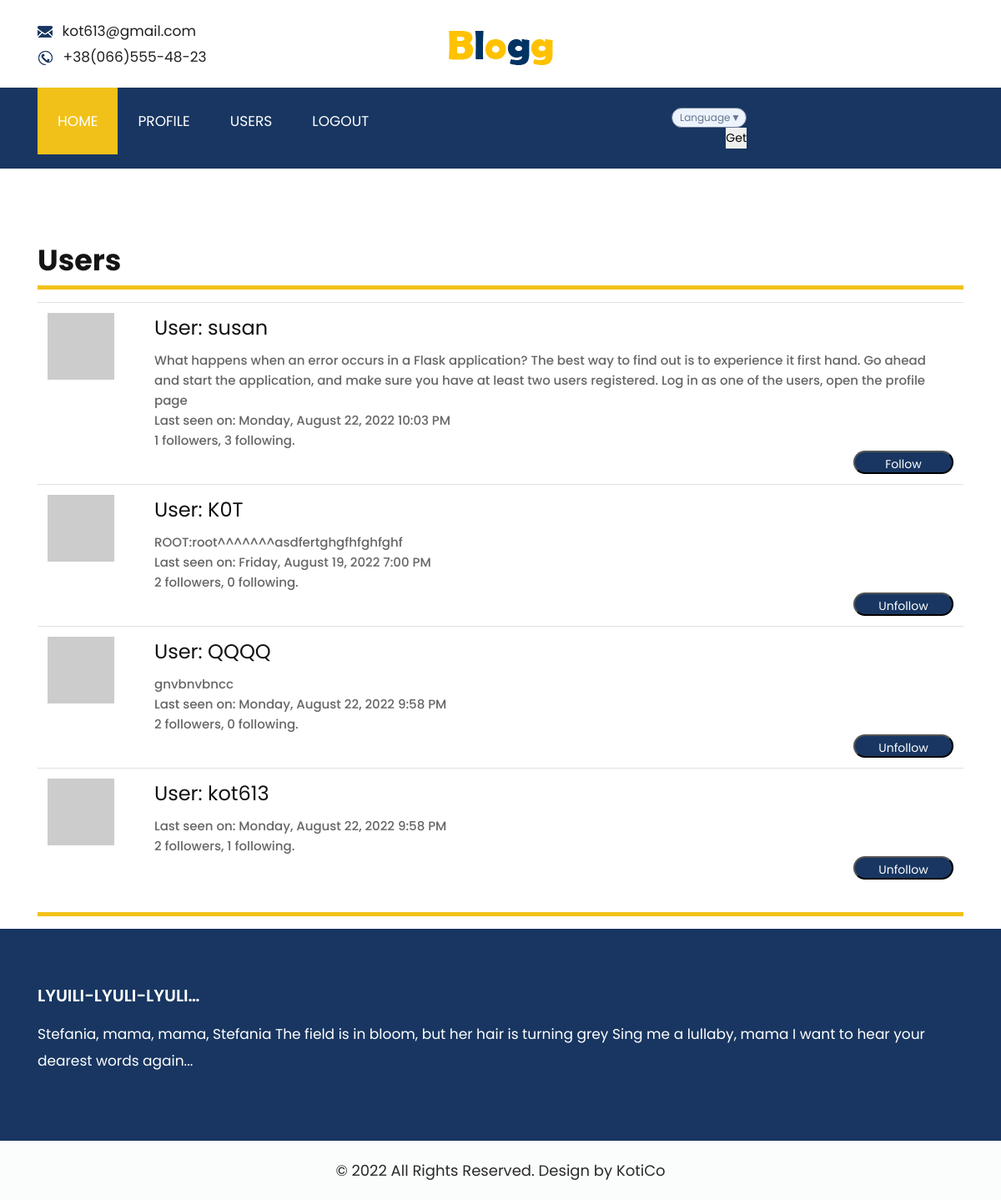
Before: /users (signed in) with the older database file.
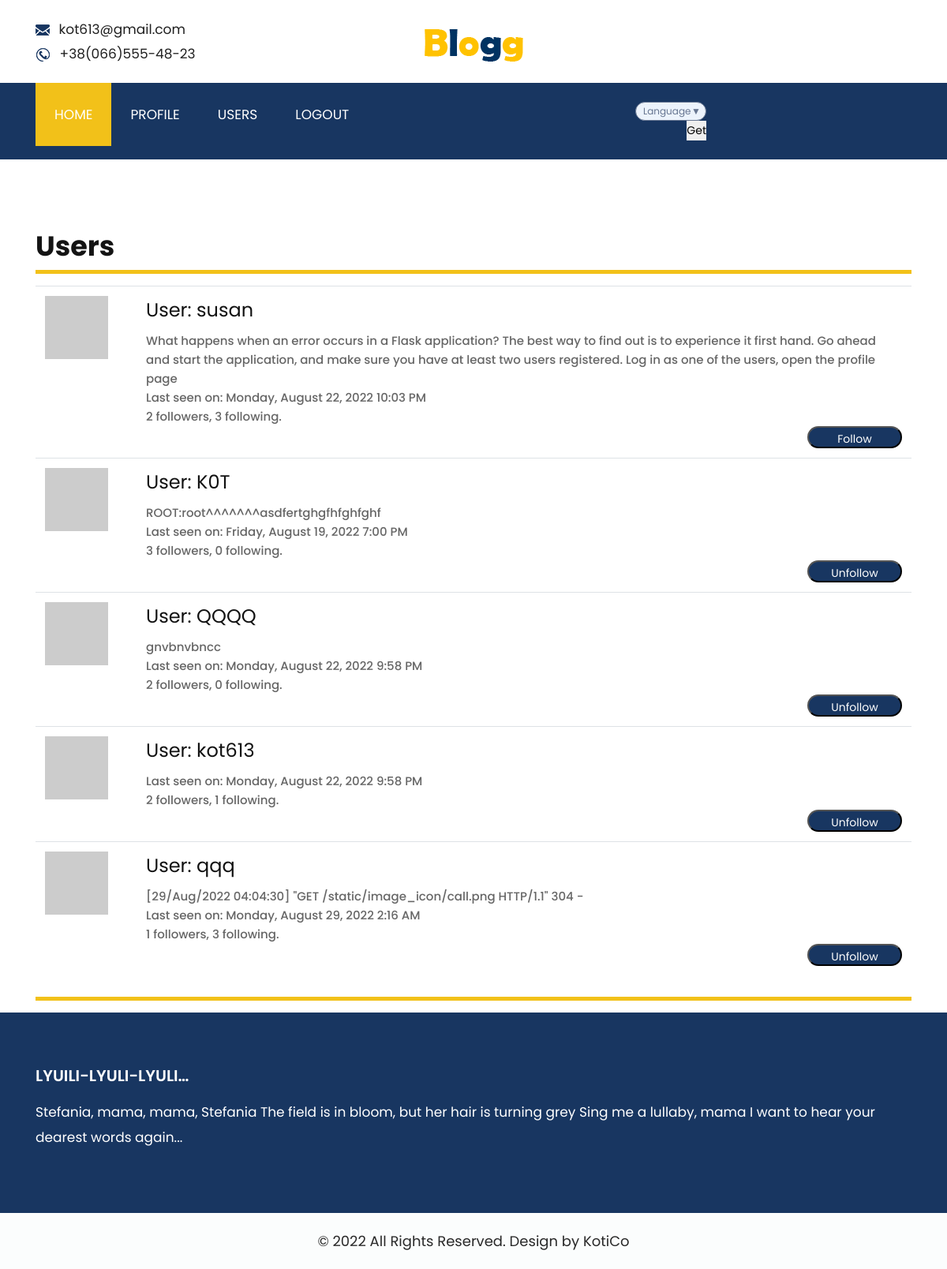
After: the same page with the newer database file.
### app/models.py (models this page shows, shortened)
class User(UserMixin, db.Model):
    id = db.Column(db.Integer, primary_key=True)
    username = db.Column(db.String(64), index=True, unique=True)
    email = db.Column(db.String(120), index=True, unique=True)
    password_hash = db.Column(db.String(128))
    about_me = db.Column(db.String(255))
    last_seen = db.Column(db.DateTime, default=datetime.utcnow)
    posts = db.relationship('Post', backref='author', lazy='dynamic')
    followed = db.relationship(
        'User', secondary=followers,
        primaryjoin=(followers.c.follower_id == id),
        secondaryjoin=(followers.c.followed_id == id),
        backref=db.backref('followers', lazy='dynamic'), lazy='dynamic')
    def avatar(self, size):
        digest = md5(self.email.lower().encode('utf-8')).hexdigest()
        return f'https://www.gravatar.com/avatar/{digest}?d=identicon&s={size}'
    def is_following(self, user):
        return self.followed.filter(
            followers.c.followed_id == user.id).count() > 0

### app/main/routes.py (the view)
@bp.route('/users')
@login_required
def users():
    form = EmptyForm()
    users = db.session.query(User).all()
    return render_template('users.html', title=_('Users'), users=users, form=form)

### app/main/forms.py
class EmptyForm(FlaskForm):
    submit = SubmitField(_l('Submit'))

### app/main/routes.py (called while the page is built)
@bp.before_request
def before_request():
    if current_user.is_authenticated:
        current_user.last_seen = datetime.utcnow()
        db.session.commit()

### app/models.py (called while the page is built)
@login.user_loader
def load_user(id_db):
    return User.query.get(int(id_db))

### app/templates/users.html (shortened to what this page needs)
{% extends "base.html" %}
{% block app_content %}
<div class="row">
    <div class="col-md-12">
        <div class="titlepage">
            <h2>{{ _('Users') }}
        </div>
    </div>
</div>
<table class="table table-hover">
    {% for user in users %}
    {% if user != current_user %}
    <tr>
        <td width="128px"><img src="{{ user.avatar(128) }}"></td>
        <td>
            <h1>{{ _('User:') }} {{ user.username }}</h1>
            {% if user.about_me %}<p>{{ user.about_me }}</p>{% endif %}
            {% if user.last_seen %}<p>{{ _('Last seen on:') }} {{ moment(user.last_seen).format('LLLL') }}</p>{% endif %}
            <p>{{ user.followers.count() }} {{ _('followers,') }} {{ user.followed.count() }} {{ _('following.') }}</p>
            {% if user == current_user %}
            <p></p>
            {% elif not current_user.is_following(user) %}
            <p>
            <form action="{{ url_for('main.follow', username=user.username) }}" method="post">
                {{ form.submit(value=_('Follow'), class_='order') }}
            </form>
            {% else %}
            <p>
            <form action="{{ url_for('main.unfollow', username=user.username) }}" method="post">
                {{ form.submit(value=_('Unfollow'), class_='order') }}
            </form>
            {% endif %}
        </td>
    </tr>
    {% endif %}
    {% endfor %}
</table>
{% include '_pagination.html' %}
{% endblock %}

Changed rows visible on the page:
computed for User "susan": followers.count "1" → "2"
computed for User "ROOT:root^^^^^^^asdfertghgfhfghfghf": followers.count "2" → "3"
added User: username "qqq", about_me "[29/Aug/2022 04:04:30] \"GET /static/image_icon/call.png HTTP/1.1\" 304 -", last_seen "Monday, August 29, 2022 2:16 AM", followers.count "1", followed.count "3"
